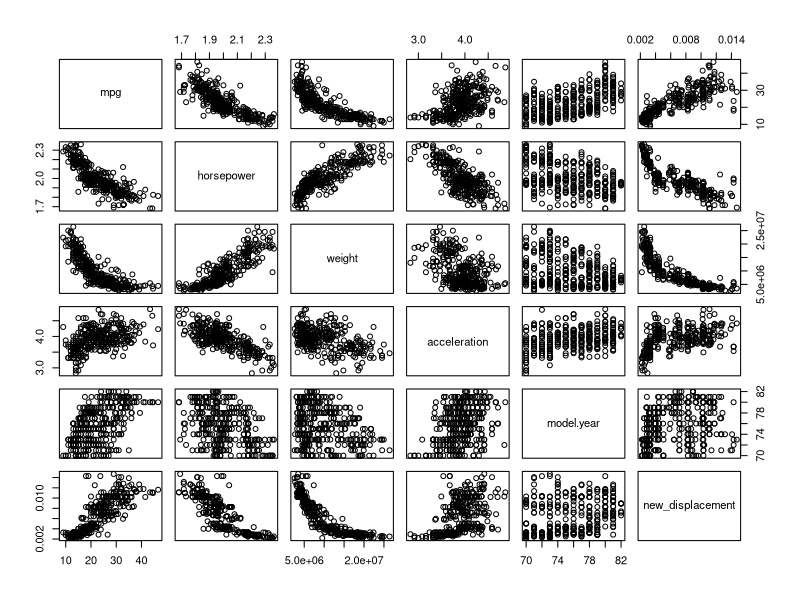

Here is the R script that generated this plot:
MPG = read.csv("MPG Information.csv") 
Tech = read.csv("Technical Spec Information.csv")
YO = read.csv("Year and Origin Information.csv")


str(MPG) 
str(Tech)
str(YO)


X = merge(MPG, Tech, by="VIN")
Combined_Data = merge(X, YO, by = "VIN")
Reg_Data = Combined_Data[,-c(1:2)]  #Data set that we are using


for (i in 1:nrow(Reg_Data))
 {
  Reg_Data$new_displacement[i] = 1/(Reg_Data$displacement[i])
}

Reg_Data = Reg_Data[,-3]

for (i in 1:nrow(Reg_Data))
{
  Reg_Data$horsepower[i] = log10(Reg_Data$horsepower[i])
}
#horsepower is not a good indicaton transformations are done to it

for (i in 1:nrow(Reg_Data))
{
  Reg_Data$acceleration[i] = sqrt(Reg_Data$acceleration[i])
}

for (i in 1:nrow(Reg_Data))
{
  Reg_Data$weight[i] = (Reg_Data$weight[i])^2
}

#for (i in 1:nrow(Reg_Data))
#{
#  Reg_Data$model.year[i] = (Reg_Data$model.year[i])
#}


#acceleration is not a good indicator so we need different transformations

Reg_Data = Reg_Data[,-2] #remove cylinder because it is a bad predictor 
Reg_Data = Reg_Data[,-6]

#explanatory_reg = lm(mpg~.,Reg_Data)
#summary(explanatory_reg)

plot(Reg_Data)

set.seed(12345)

row = nrow(Reg_Data) #takes the number of rows from the data

trainindex = sample(row, 280, replace=FALSE) #sets training index
Training = Reg_Data[trainindex,] #Training Data
validation = Reg_Data[-trainindex,] #Validation Data

library('forecast') #We use this package for the 'accuracy' function

#Regular Regression Model
reg_all = lm(mpg~.,Training)
summary(reg_all)
PredBase<-predict(reg_all,validation)
accuracy(PredBase,validation$mpg)

reg_null = lm(mpg~1,Training) #base intercept model
summary(reg_null)

#Forward Regression Model
reg_forward = step(reg_null, scope=list(upper=reg_all), direction='forward')
summary(reg_forward)
PredForward<-predict(reg_forward,validation)
accuracy(PredForward,validation$mpg) #accuracy measures of PredForward over validation dataset


#Backward Regression Model
reg_backward = step(reg_all, direction='backward')
summary(reg_backward)
PredBackward<-predict(reg_backward,validation)
accuracy(PredBackward,validation$mpg) #accuracy measures of PredBackward over validation dataset


#Reg Both
reg_both<-step(reg_all, direction='both')
summary(reg_both)
PredBoth<-predict(reg_both,validation)
accuracy(PredBoth,validation$mpg) #accuracy measures of PredBoth over validation dataset

#exhaustive method

#library('leaps')
#exhaustive = regsubsets(mpg~., data=Training, nbest=1, nvmax=10, method="exhaustive")
#exhaustive_summary= summary(exhaustive)
#exhaustive_summary$which
#exhaustive_summary$adjr2
#exhaustive_summary$bic

#best_adj_rsq = which.max(exhaustive_summary$adjr2)
#best_bic = which.min(exhaustive_summary$bic)

#coef(exhaustive, best_adj_rsq)
